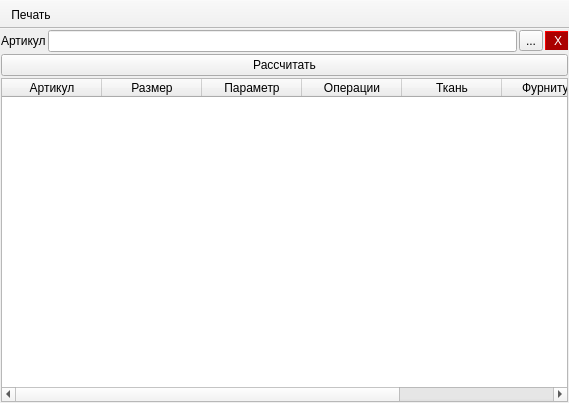
<?xml version="1.0" encoding="UTF-8"?>
<ui version="4.0">
 <class>MainWindow</class>
 <widget class="QMainWindow" name="MainWindow">
  <property name="geometry">
   <rect>
    <x>0</x>
    <y>0</y>
    <width>569</width>
    <height>403</height>
   </rect>
  </property>
  <property name="windowTitle">
   <string>Расчетная себестоимость</string>
  </property>
  <widget class="QWidget" name="centralwidget">
   <layout class="QGridLayout" name="gridLayout">
    <property name="leftMargin">
     <number>1</number>
    </property>
    <property name="topMargin">
     <number>1</number>
    </property>
    <property name="rightMargin">
     <number>1</number>
    </property>
    <property name="bottomMargin">
     <number>1</number>
    </property>
    <property name="spacing">
     <number>2</number>
    </property>
    <item row="2" column="0">
     <widget class="QTableWidget" name="tableWidget">
      <property name="editTriggers">
       <set>QAbstractItemView::NoEditTriggers</set>
      </property>
      <property name="selectionBehavior">
       <enum>QAbstractItemView::SelectRows</enum>
      </property>
      <property name="sortingEnabled">
       <bool>true</bool>
      </property>
      <attribute name="verticalHeaderVisible">
       <bool>false</bool>
      </attribute>
      <attribute name="verticalHeaderDefaultSectionSize">
       <number>20</number>
      </attribute>
      <attribute name="verticalHeaderMinimumSectionSize">
       <number>18</number>
      </attribute>
      <column>
       <property name="text">
        <string>Артикул</string>
       </property>
      </column>
      <column>
       <property name="text">
        <string>Размер</string>
       </property>
      </column>
      <column>
       <property name="text">
        <string>Параметр</string>
       </property>
      </column>
      <column>
       <property name="text">
        <string>Операции</string>
       </property>
      </column>
      <column>
       <property name="text">
        <string>Ткань</string>
       </property>
      </column>
      <column>
       <property name="text">
        <string>Фурнитура</string>
       </property>
      </column>
      <column>
       <property name="text">
        <string>ИТОГО</string>
       </property>
      </column>
     </widget>
    </item>
    <item row="0" column="0">
     <layout class="QHBoxLayout" name="horizontalLayout">
      <item>
       <widget class="QLabel" name="label">
        <property name="text">
         <string>Артикул</string>
        </property>
       </widget>
      </item>
      <item>
       <widget class="QLineEdit" name="le_article"/>
      </item>
      <item>
       <widget class="QToolButton" name="toolButton">
        <property name="text">
         <string>...</string>
        </property>
       </widget>
      </item>
      <item>
       <widget class="QToolButton" name="toolButton_10">
        <property name="styleSheet">
         <string notr="true">background-color: rgb(170, 0, 0);
color: rgb(255, 255, 255);
border-style: outset;
border-width: 1px;
border-color: rgb(170, 0, 0);
</string>
        </property>
        <property name="text">
         <string> X</string>
        </property>
       </widget>
      </item>
     </layout>
    </item>
    <item row="1" column="0">
     <widget class="QPushButton" name="pushButton">
      <property name="text">
       <string>Рассчитать</string>
      </property>
     </widget>
    </item>
   </layout>
  </widget>
  <widget class="QToolBar" name="toolBar">
   <property name="windowTitle">
    <string>toolBar</string>
   </property>
   <property name="movable">
    <bool>false</bool>
   </property>
   <attribute name="toolBarArea">
    <enum>TopToolBarArea</enum>
   </attribute>
   <attribute name="toolBarBreak">
    <bool>false</bool>
   </attribute>
   <addaction name="pb_print"/>
  </widget>
  <action name="pb_print">
   <property name="text">
    <string>Печать</string>
   </property>
  </action>
 </widget>
 <resources/>
 <connections>
  <connection>
   <sender>pushButton</sender>
   <signal>clicked()</signal>
   <receiver>MainWindow</receiver>
   <slot>ui_calc_cost()</slot>
   <hints>
    <hint type="sourcelabel">
     <x>567</x>
     <y>63</y>
    </hint>
    <hint type="destinationlabel">
     <x>568</x>
     <y>63</y>
    </hint>
   </hints>
  </connection>
  <connection>
   <sender>toolButton</sender>
   <signal>clicked()</signal>
   <receiver>MainWindow</receiver>
   <slot>ui_view_article()</slot>
   <hints>
    <hint type="sourcelabel">
     <x>523</x>
     <y>28</y>
    </hint>
    <hint type="destinationlabel">
     <x>523</x>
     <y>-46</y>
    </hint>
   </hints>
  </connection>
 </connections>
 <slots>
  <slot>ui_calc_cost()</slot>
  <slot>ui_view_article()</slot>
 </slots>
</ui>
